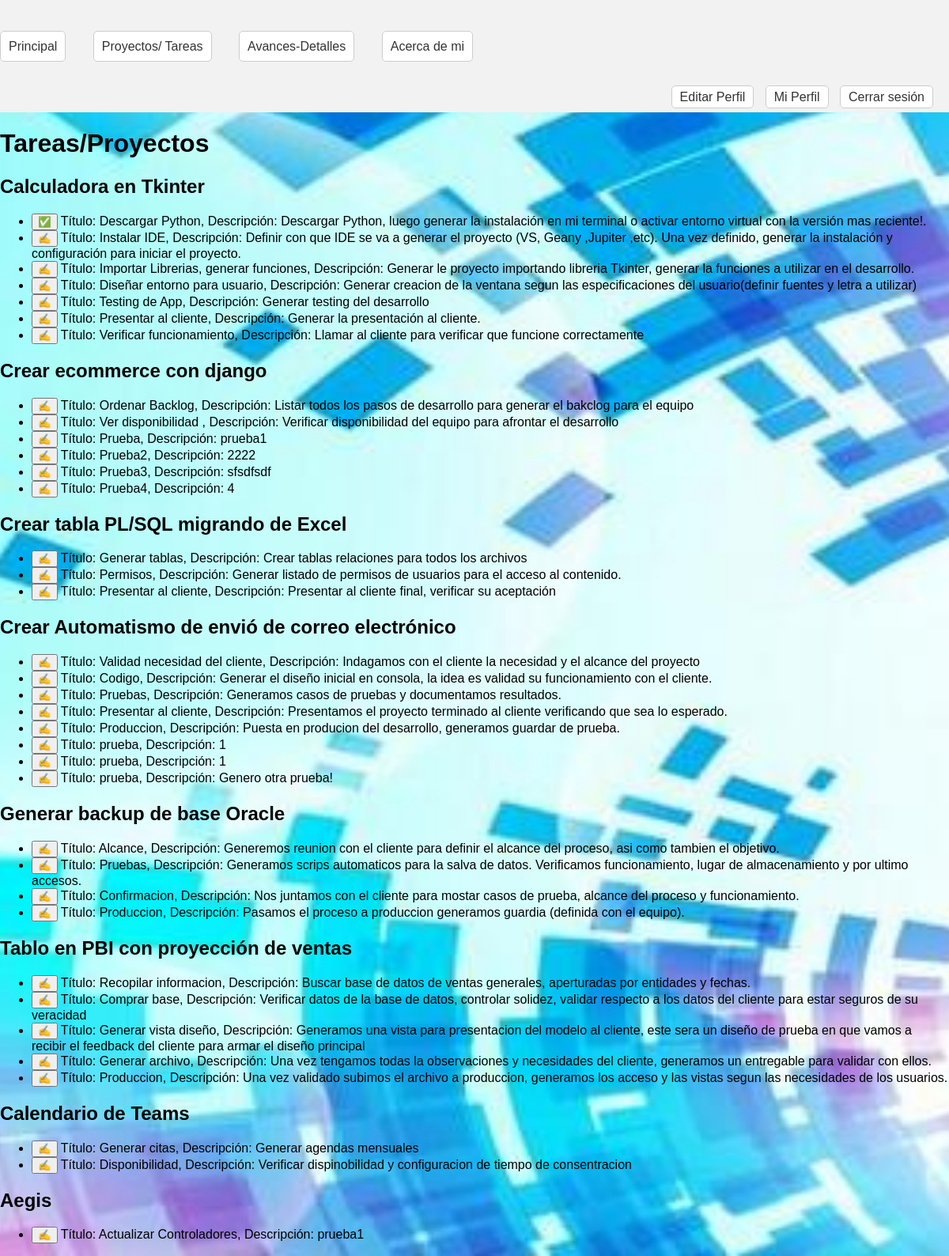
The app's page /tareas/ (signed in) with its own data.
### app1/models.py (models this page shows, shortened)
class Proyectos(models.Model):
    nombre=models.CharField(max_length=100)
    fechacreacion=models.DateField()

class Tareas(models.Model):
    titulo=models.CharField(max_length=100)
    descripcion=models.TextField()
    asociado=models.ForeignKey(Proyectos,on_delete=models.CASCADE)
    estado= models.BooleanField(default=False)

### app1/views.py (the view)
# urls.py: path('tareas/',mis_tareas),
@login_required
def mis_tareas(requets):
    pendientes=Tareas.objects.values()
    pendientes2=Proyectos.objects.values()
    tus_datos = sorted(pendientes, key=lambda x: x['asociado_id'])
    grupos = {k: list(g) for k, g in groupby(tus_datos, key=lambda x: x['asociado_id'])}
    mati = []
    for asociado_id, items in grupos.items():
        asociado_dict = {'asociado_id': asociado_id, 'tareas': []}
        for item in items:
            tarea_dict = {
                'id': item['id'],
                'titulo': item['titulo'],
                'descripcion': item['descripcion'],
                'estado': item['estado']
                }
            proyecto_id = item.get('proyecto_id')
            proyecto_info = next((p for p in pendientes2 if p['id'] == proyecto_id), None)
            if proyecto_info:
                tarea_dict['proyecto'] = {
                    'id': proyecto_info['id'],
                    'nombre': proyecto_info['nombre'],
                    'fechacreacion': proyecto_info['fechacreacion']
                }
            asociado_dict['tareas'].append(tarea_dict)
        mati.append(asociado_dict)
    return render(requets,'mistareas.html',{'pendientes':mati,'pendientes2':pendientes2})

### app1/templates/mistareas.html (shortened to what this page needs)
{% extends 'herencia.html' %}
{% load static %}
{% block dinamico %}
<h1>Tareas/Proyectos</h1>
{% for proyecto in pendientes2 %}
  <h2>{{ proyecto.nombre }}</h2>
  <ul>
    {% for asociado in pendientes %}
      {% if asociado.asociado_id == proyecto.id %}
        {% for tarea in asociado.tareas %}
          <li>
            <button> {% if tarea.estado == False %}✍{% else %} ✅ {% endif %} </button> Título: {{ tarea.titulo }}, Descripción: {{ tarea.descripcion }}
          </li>
        {% endfor %}
      {% endif %}
    {% endfor %}
  </ul>
{% endfor %}
{% endblock %}

### app1/templates/herencia.html (style rules this page uses)
body { margin: 10px; padding: 0; font-family: Arial, sans-serif; }
body { margin: 0; padding: 0; font-family: Arial, sans-serif; }

### records on screen
Proyectos: nombre "Calculadora en Tkinter"
Tareas: titulo "Descargar Python", descripcion "Descargar Python, luego generar la instalación en mi terminal o activar entorno virtual con la versión mas reciente!."
Tareas: titulo "Instalar IDE", descripcion "Definir con que IDE se va a generar el proyecto (VS, Geany ,Jupiter ,etc). Una vez definido, generar la instalación y configuración para iniciar el proyecto."
Tareas: titulo "Importar Librerias, generar funciones", descripcion "Generar le proyecto importando libreria Tkinter, generar la funciones a utilizar en el desarrollo."
Tareas: titulo "Diseñar entorno para usuario", descripcion "Generar creacion de la ventana segun las especificaciones del usuario(definir fuentes y letra a utilizar)"
Tareas: titulo "Testing de App", descripcion "Generar testing del desarrollo"
Tareas: titulo "Presentar al cliente", descripcion "Generar la presentación al cliente."
Tareas: titulo "Verificar funcionamiento", descripcion "Llamar al cliente para verificar que funcione correctamente"
Proyectos: nombre "Crear ecommerce con django", descripcion "4"
Tareas: titulo "Ordenar Backlog", descripcion "Listar todos los pasos de desarrollo para generar el bakclog para el equipo"
Tareas: titulo "Ver disponibilidad", descripcion "Verificar disponibilidad del equipo para afrontar el desarrollo"
Tareas: titulo "Prueba", descripcion "prueba1"
Tareas: titulo "Prueba2", descripcion "2222"
Tareas: titulo "Prueba3", descripcion "sfsdfsdf"
Tareas: titulo "Prueba4"
Proyectos: nombre "Crear tabla PL/SQL migrando de Excel"
Tareas: titulo "Generar tablas", descripcion "Crear tablas relaciones para todos los archivos"
Tareas: titulo "Permisos", descripcion "Generar listado de permisos de usuarios para el acceso al contenido."
Tareas: titulo "Presentar al cliente", descripcion "Presentar al cliente final, verificar su aceptación"
Proyectos: nombre "Crear Automatismo de envió de correo electrónico", descripcion "1" "1"
Tareas: titulo "Validad necesidad del cliente", descripcion "Indagamos con el cliente la necesidad y el alcance del proyecto"
Tareas: titulo "Codigo", descripcion "Generar el diseño inicial en consola, la idea es validad su funcionamiento con el cliente."
Tareas: titulo "Pruebas", descripcion "Generamos casos de pruebas y documentamos resultados."
Tareas: titulo "Presentar al cliente", descripcion "Presentamos el proyecto terminado al cliente verificando que sea lo esperado."
Tareas: titulo "Produccion", descripcion "Puesta en producion del desarrollo, generamos guardar de prueba."
Tareas: titulo "prueba"
Tareas: titulo "prueba"
Tareas: titulo "prueba", descripcion "Genero otra prueba!"
Proyectos: nombre "Generar backup de base Oracle"
Tareas: titulo "Alcance", descripcion "Generemos reunion con el cliente para definir el alcance del proceso, asi como tambien el objetivo."
Tareas: titulo "Pruebas", descripcion "Generamos scrips automaticos para la salva de datos. Verificamos funcionamiento, lugar de almacenamiento y por ultimo accesos."
Tareas: titulo "Confirmacion", descripcion "Nos juntamos con el cliente para mostar casos de prueba, alcance del proceso y funcionamiento."
Tareas: titulo "Produccion", descripcion "Pasamos el proceso a produccion generamos guardia (definida con el equipo)."
Proyectos: nombre "Tablo en PBI con proyección de ventas"
Tareas: titulo "Recopilar informacion", descripcion "Buscar base de datos de ventas generales, aperturadas por entidades y fechas."
Tareas: titulo "Comprar base", descripcion "Verificar datos de la base de datos, controlar solidez, validar respecto a los datos del cliente para estar seguros de su veracidad"
Tareas: titulo "Generar vista diseño", descripcion "Generamos una vista para presentacion del modelo al cliente, este sera un diseño de prueba en que vamos a recibir el feedback del cliente para armar el diseño principal"
Tareas: titulo "Generar archivo", descripcion "Una vez tengamos todas la observaciones y necesidades del cliente, generamos un entregable para validar con ellos."
Tareas: titulo "Produccion", descripcion "Una vez validado subimos el archivo a produccion, generamos los acceso y las vistas segun las necesidades de los usuarios."
Proyectos: nombre "Calendario de Teams"
Tareas: titulo "Generar citas", descripcion "Generar agendas mensuales"
Tareas: titulo "Disponibilidad", descripcion "Verificar dispinobilidad y configuracion de tiempo de consentracion"
Proyectos: nombre "Aegis"
Tareas: titulo "Actualizar Controladores", descripcion "prueba1"
